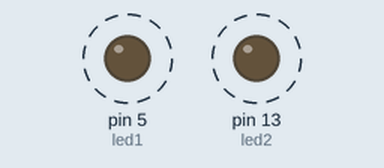
A sketch run on a simulated Arduino Uno, built with avr-gcc and run on an emulated ATmega328P. On the bench: output pins drawn as LEDs (lit = HIGH). Dashed ring = blinking.

Above: at 0.15 s.
Timing chart, 0 to 3.0 s (numbered marks = the images above):
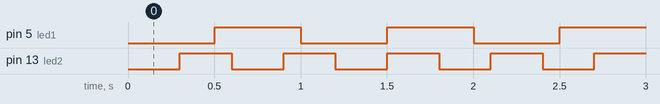

Measured:
- by itself, pin 5 (led1): alternates HIGH for 0.50 s and LOW for 0.50 s
- by itself, pin 13 (led2): alternates HIGH for 0.30 s and LOW for 0.30 s
- by itself, everything shown: repeats every 3.0 s, in 14 steps

The sketch:

SampleRobotCmds.ino
```cpp
/*
 * Sample robot command structure.
 * The robot in this case consists of two instances of the LED subsystem, and two instances of the flash LED command.
 */
#include "RobotCmd.hpp"
#include "RobotRunner.hpp"
#include "RobotFlashLed.hpp"

RobotRunner *cmds;

int led1 = 5;
int led2 = 13;

void setup() {
  // put your setup code here, to run once:
  pinMode(led1, OUTPUT);
  pinMode(led2, OUTPUT);

  cmds = new RobotRunner();     // create an execution environment
  RobotFlashLed *rfl = new RobotFlashLed(new SubsystemLED(led1), 500);
  rfl->addParallel(new RobotFlashLed(new SubsystemLED(led2), 300));

  cmds->add(rfl);
  cmds->setParallelActive(rfl);
}

void loop() {
  // put your main code here, to run repeatedly:
  cmds->update();   // run robot commands
}
```

RobotCmd.hpp
```cpp
/*
 * Robot command structure class
 *
 * This is used to daisy chain commands that can be executed either in series, or in parallel.
 */

#ifndef _ROBOTCMD_HPP
#define _ROBOTCMD_HPP

class RobotCmd {
public:
	bool _active;		// whether this command is active
	RobotCmd *_next;	// full list of all commands in system
	RobotCmd *_child;	// next serial command
	RobotCmd *_sibling;	// next parallel command

	RobotCmd::RobotCmd()
	{
		_active = false;
		_next = NULL;
		_child = NULL;
		_sibling = NULL;
	}

	virtual void initialise() = 0;

	virtual bool execute() = 0;

	virtual void end() = 0;

	/*
	 * Framework functions.
	 * These should not be overridden by derived classes
	 */

	/*
	 * Set the next value to that specified.
	 * The caller has to ensure we are not losing information.
	 */
	RobotCmd *
	RobotCmd::setNext(RobotCmd *newRC)
	{
		_next = newRC;
		return this;
	}

	/*
	 * add a command as a sequential command.
	 * We walk to the end of the list before we add it.
	 */
	RobotCmd *
	RobotCmd::addSequential(RobotCmd *newRC)
	{
		if (_child == NULL) {
			_child = newRC;
		} else {
			_child->addSequential(newRC);
		}
		return this;
	}

	/*
	 * add a command as a parallel command.
	 * We walk to the end of the list before we add it.
	 */
	RobotCmd *
	RobotCmd::addParallel(RobotCmd *newRC)
	{
		if (_sibling == NULL) {
			_sibling = newRC;
		} else {
			_sibling->addParallel(newRC);
		}
		return this;
	}
};

#endif /* RobotCmd.hpp */
```

RobotFlashLed.hpp
```cpp
#include "RobotCmd.hpp"
#include "RobotRunner.hpp"
#include "SubsystemLED.hpp"

class RobotFlashLed: public RobotCmd {
private:
  SubsystemLED *_led;
  unsigned long _rate;
  bool on = false;
  unsigned long nextFlash;

public:
  RobotFlashLed::RobotFlashLed(SubsystemLED *led, unsigned long rate) {
    _led = led;
    _rate = rate;
  }

  void initialise() {
    nextFlash = millis() + _rate;
    _led->setLED(on);
    on = !on;
  }

  bool execute() {
    unsigned long curTime = millis();

    if (curTime > nextFlash) {
      nextFlash += _rate;
      _led->setLED(on);
      on = !on;
    }
    return false;
  }

  void end() {
  }
};
```

RobotRunner.hpp
```cpp
/*
 * Robot executer
 *
 * This code will execute  all the RobotCmd structs added.
 * Initially they are added inactive, the first is made active and we start running them.
 *
 * Sadly, we run through a linked list of all RobotCmd each loop to see which are active.
 * But given we generally have only a few commands this n^2 should not become burdensome.
 * If it does a smarter algorithm is required.
 *
 */
#ifndef _ROBOTRUNNER_HPP
#define _ROBOTRUNNER_HPP
#include <RobotCmd.hpp>		// we need the RobotCmd strustures that we utilise.

class RobotRunner {
public:
	RobotCmd *_base;

	RobotRunner::RobotRunner()
	{
		_base = NULL;	// initialise it!
	}

	RobotRunner *
	RobotRunner::add(RobotCmd *newRC) {
		if (newRC == NULL) return;	// all done
		_base = newRC->setNext(_base);
		add(newRC->_sibling);
		add(newRC->_child);
		return this;
	}

	void
	RobotRunner::setParallelActive(RobotCmd *setRC) {
		while (setRC != NULL) {
			setRC->initialise();
			setRC->_active = true;
			setRC = setRC->_sibling;
		}
	}

	void
	RobotRunner::update() {
		RobotCmd *ptr;

		for (ptr = _base; ptr != NULL; ptr = ptr->_next) {
			if (ptr->_active == false) {
				continue;
			}
			if (ptr->execute()) {
				ptr->_active = false;
				setParallelActive(ptr->_child);
			}
		}
	}
};

#endif /* RobotRunner.hpp */
```

SubsystemLED.hpp
```cpp
/*
 * A subsystem is a wrapper class around a piece of hardware functionality.
 * It generally holds the state about a piece of hardware, and is used to manipulate the state of the hardware.
 *
 * Each piece of hardware should have its own subsystem class.
 */
class SubsystemLED {
private:
	int _pin;

public:
	SubsystemLED::SubsystemLED(int pin) {
		_pin = pin;
		pinMode(_pin, OUTPUT);
	}

	void
	setLED(bool value) {
		digitalWrite(_pin, value);
	}
};
```
